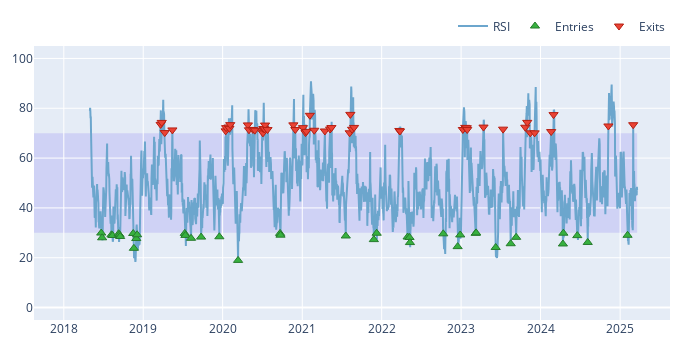

Here is the notebook cell this chart was saved with:
### Code cell
def plot_rsi(rsi, entries, exits):
    fig = rsi.plot()
    entries.vbt.signals.plot_as_entries(rsi.rsi, fig=fig)
    exits.vbt.signals.plot_as_exits(rsi.rsi, fig=fig)
    fig.show()

plot_rsi(rsi, entries=entries, exits=exits)
